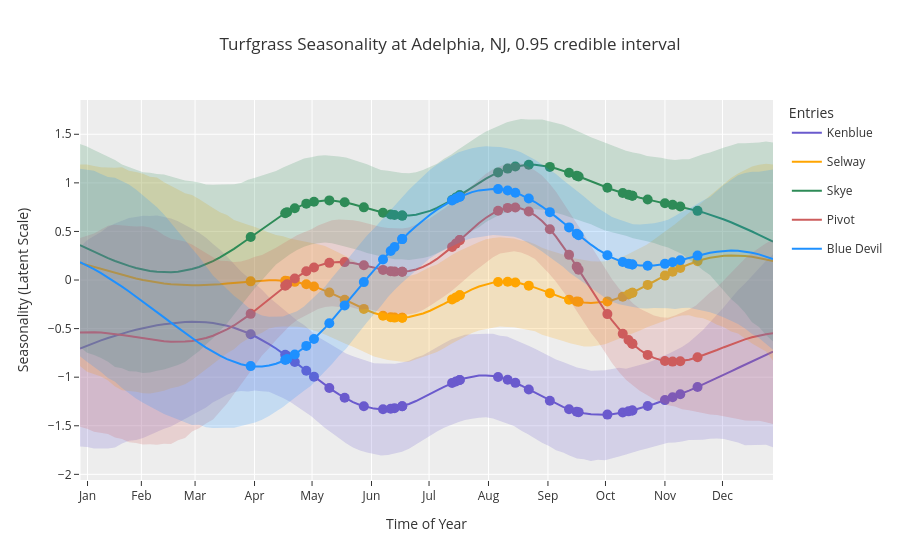

This figure's notebook cell:
### Code cell
plot_entries_at_loc(entry_strs = ['kenblue', 'selway', 'skye', 'pivot', 'blue devil'],
                        df = df,
                        fit = fit,
                        entry_name2code = entry_name2code,
                        testloc_code2name = testloc_code2name,
                        loc_code = 1,
                        ci = 0.95,
                        pred_N = 100)
